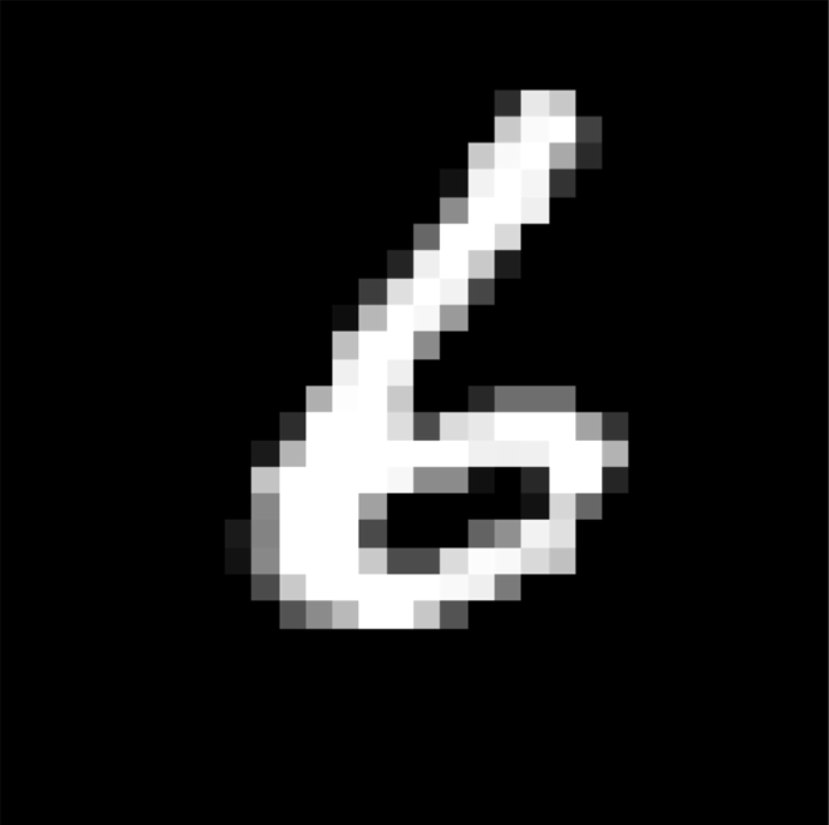
#> input picture test_img.jpg, 829 x 825 px
$ jupyter execute --allow-errors main.ipynb
#> lines starting #> are read from the running program, lines starting #| are printed output that depends on the picture
[cell 1]
import numpy as np
import PIL
import matplotlib.pyplot as plt

[cell 2]
# [9 lines left out: function initialize_parameters_deep, not called in this run]

[cell 3]
def softmax(x):
    ans = np.exp(x)/np.sum(np.exp(x),axis=0)
    return ans

def softmax_prime(x):
    ans = softmax(x)*(1-softmax(x))
    return ans

def relu(x):
    x = np.maximum(0,x)
    return x

# [4 lines left out: function relu_prime, not called in this run]

[cell 4]
# [4 lines left out: function linear_forward, not called in this run]

[cell 5]
# [10 lines left out: function deep_layer, not called in this run]

[cell 6]
# [11 lines left out: function forward_pass, not called in this run]

[cell 7]
# [6 lines left out: function compute_cost, not called in this run]

[cell 8]
# [7 lines left out: function linear_backward, not called in this run]

[cell 9]
# [9 lines left out: function backward_activation, not called in this run]

[cell 10]
# [15 lines left out: function backward_pass, not called in this run]

[cell 11]
# [6 lines left out: function update_parameters, not called in this run]

[cell 12]
# [40 lines left out: function mini_batch_gradient_descent, not called in this run]

[cell 13]
from scipy.io import loadmat
#> (the rest of this cell did not finish here and is left out)

[cell 14]
from sklearn.datasets import fetch_openml
#> (the rest of this cell did not finish here and is left out)

[cell 15]
import numpy as np
from scipy.io import loadmat

# Load the .mat file
#> (the rest of this cell did not finish here and is left out)

[cell 16]
# [10 lines left out: function one_hot, not called in this run]

#> (a cell that did not finish here is left out)

#> (a cell that did not finish here is left out)

#> (a cell that did not finish here is left out)

#> (a cell that did not finish here is left out)

[cell 21]
correct = 0
incorrect=[]
#> (the rest of this cell did not finish here and is left out)

[cell 22]
# Code to convert the image having white background to black
import PIL.ImageOps
# [13 lines left out: function invert_image, not called in this run]

[cell 23]
# Try with your own image
from PIL import Image
img = Image.open('test_img.jpg') #path of the image
#> img is the input picture: PIL image 829x825 RGBA; mean R, G, B, A 28.7, 28.7, 28.7, 255
img_converted = img.convert('L')
img_resized = img_converted.resize((28,28))
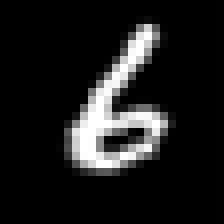
#> img_resized: PIL image 28x28 L (shown 8 times larger); min 0, max 255, mean 28.8
img_array=np.asarray(img_resized)/255.0

#> (the rest of this cell did not finish here and is left out)


$ run again, with 6.png saved as test_img.jpg
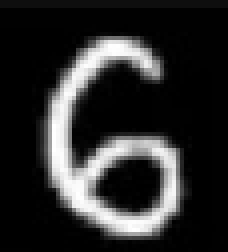
#> input picture 6.png, 57 x 63 px (shown 4 times larger)
#> img is the input picture: PIL image 57x63 RGB; min 0, max 255, mean 43.7
#> `img_resized = img_converted.resize((28,28))`:
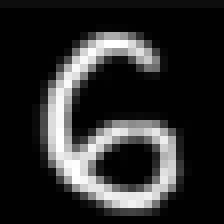
#> img_resized: PIL image 28x28 L (shown 8 times larger); min 0, max 255, mean 43.7

$ run again, with bgno.png saved as test_img.jpg
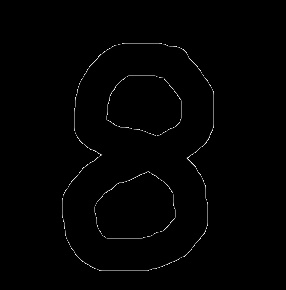
#> input picture bgno.png, 286 x 290 px
#> img is the input picture: PIL image 286x290 RGB; min 0, max 251, mean 2
#> `img_resized = img_converted.resize((28,28))`:
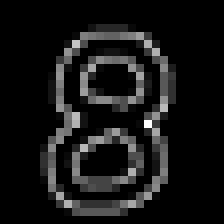
#> img_resized: PIL image 28x28 L (shown 8 times larger); min 0, max 26, mean 2.2; drawn with min black and max white
